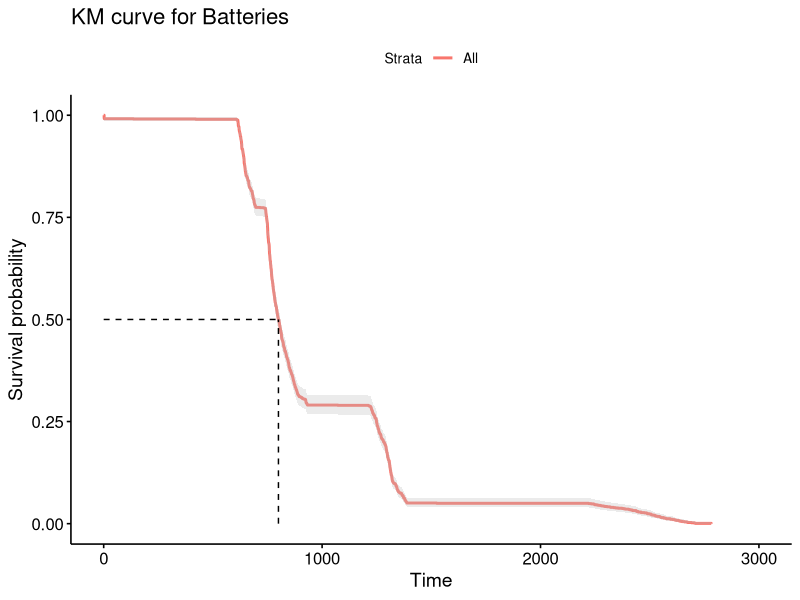
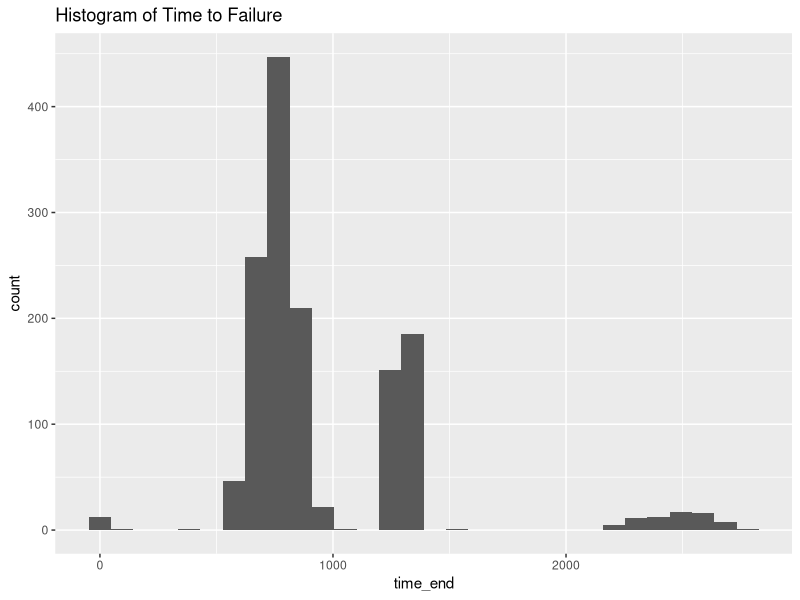
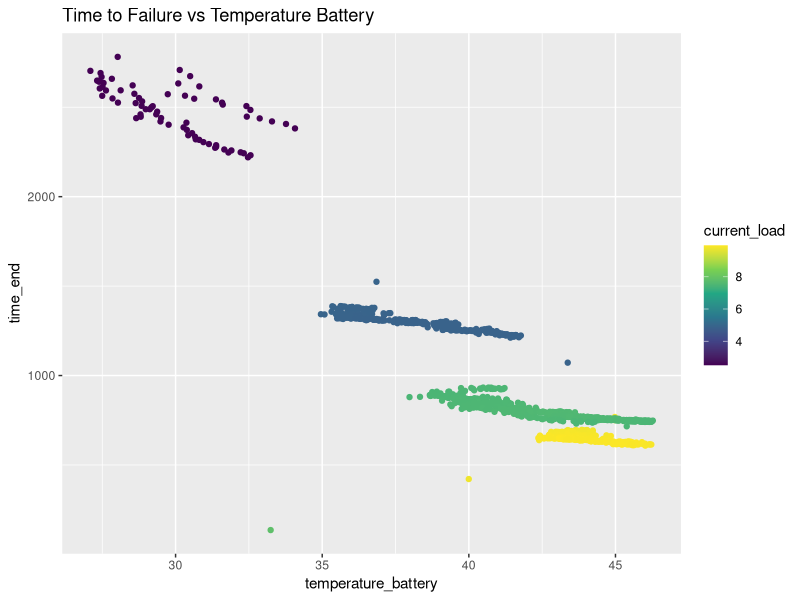
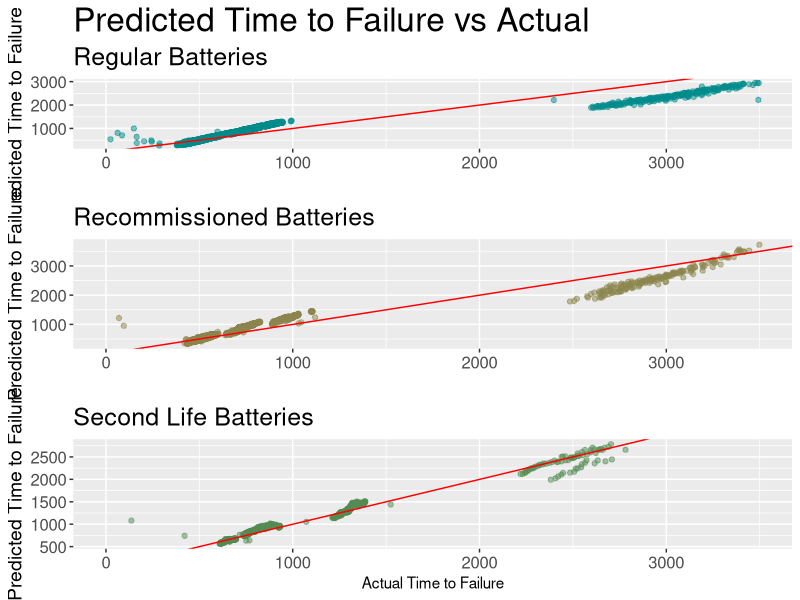

Recreate these plots in R, in order.
## ---- chunk 1
library(fitdistrplus)
library(survminer)
library(tidyverse)
library(ggplot2)
library(survival)
library(skimr)
library(grid)
library(gridExtra)
## ---- chunk 2
ROOT = 'C://Users//corma//Documents//GitHub//18650-Accelerated-Battery-Life-Testing//'
# read in regular.csv
data = read_csv('second.csv')
## ---- chunk 3
colnames(data)
regular = read_csv('regular.csv')
recom = read_csv('recommissioned.csv')
second = read_csv('second.csv')
## ---- chunk 4
# since every row is a failure event, we can just use the time_end column
fit = survfit(Surv(time_end) ~ 1, data = data)
ggsurvplot(fit, data = data, pval = TRUE, surv.median.line = "hv", conf.int = TRUE) + ggtitle("KM curve for Batteries")
## ---- chunk 5
# histogram of time_end
ggplot(data, aes(x = time_end)) +
  geom_histogram(bins = 30) +
  ggtitle("Histogram of Time to Failure")
## ---- chunk 6
# filter out temps < 0
data = data %>% filter(temperature_battery > 0)
# drop times at 0
data = data %>% filter(time_end > 10)
# turn temperature into the Arrhenius model and voltage into log voltage

data = data %>%
  mutate(arr_temp = 11605/(temperature_battery + 273.15),
         log_volt = log10(voltage_charger))

# graph time x temperature_battery

# color by magma
ggplot(data, aes(x =temperature_battery, y = time_end, color= current_load)) +
  geom_point() + # color magma
  scale_color_viridis_c() +
  ggtitle("Time to Failure vs Temperature Battery")
## ---- chunk 7
# add a col for failure (they all failed)
data$failure = 1
# drop instances where time_end is NA or 0
data = data %>% filter(!is.na(time_end) & time_end != 0)
## ---- chunk 8
# create a weibull model for the time to failure using Current Load, Voltage Charger, and Temperature Battery
weibull_fit = survreg(Surv(time_end, failure) ~ current_load +
  log_volt +
  arr_temp
                      , data = data, dist = "weibull")
summary(weibull_fit)
## ---- chunk 9
# a function that takes a model and returns the mse, aic, and r^2
model_metrics = function(model, data) {
  pred = predict(model, type = "response")
  mse = mean((pred - data$time_end)^2)
  aic = AIC(model)
  r2 = 1 - mse / var(data$time_end)
  print("MSE:")
  print(mse)
  print("AIC:")
  print(aic)
  print("R^2:")
  print(r2)
  return(c(mse, aic, r2))
}
model_metrics(weibull_fit, data)
## ---- chunk 10
# graph the predicted vs actual time to failure
pred = predict(weibull_fit, type = "response")
secondplot = ggplot(data, aes(x = time_end, y = pred)) +
  geom_point(color='palegreen4',alpha=.5) +
  geom_abline(intercept = 0, slope = 1, color = "red") +
  ylab("Predicted Time to Failure") + 
  theme(axis.title.y = element_text(size=14), plot.subtitle = element_text(size = 18),axis.text = element_text(size=12)) +
  xlab('Actual Time to Failure')+
  labs(subtitle='Second Life Batteries') +
  xlim(0,3500)
## ---- chunk 11
reg = read_csv('regular.csv')

# filter out temps < 0
reg = reg %>% filter(temperature_battery > 0)
# drop times at 0
reg = reg %>% filter(time_end > 10)
# graph time x temperature_battery

reg$failure = 1
# drop instances where time_end is NA or 0
reg = reg %>% filter(!is.na(time_end) & time_end != 0)

reg = reg %>%
  mutate(arr_temp = 11605/(temperature_battery + 273.15),
         log_volt = log10(voltage_charger))

# create a weibull model for the time to failure using Current Load, Voltage Charger, and Temperature Battery
weibull_fitreg = survreg(Surv(time_end, failure) ~ current_load +
  log_volt +
  arr_temp
                      , data = reg, dist = "weibull")
summary(weibull_fitreg)
## ---- chunk 12
model_metrics = function(model, reg) {
  pred = predict(model, type = "response")
  mse = mean((pred - data$time_end)^2)
  aic = AIC(model)
  r2 = 1 - mse / var(data$time_end)
  print("MSE:")
  print(mse)
  print("AIC:")
  print(aic)
  print("R^2:")
  print(r2)
  return(c(mse, aic, r2))
}
model_metrics(weibull_fitreg, reg)
## ---- chunk 13
predreg = predict(weibull_fitreg, type = "response")
regplot = ggplot(reg, aes(x = time_end, y = predreg)) +
  geom_point(color='cyan4',alpha=.5) +
  geom_abline(intercept = 0, slope = 1, color = "red") +
  ylab("Predicted Time to Failure") + 
  xlab(' ') +
  theme(axis.title.y = element_text(size=14),plot.subtitle = element_text(size = 18),plot.title = element_text(size = 24),axis.text = element_text(size=12)) +
  labs(subtitle='Regular Batteries')+
  ggtitle('Predicted Time to Failure vs Actual') +
  xlim(0,3500)
## ---- chunk 14
recom = read_csv('recommissioned.csv')

# filter out temps < 0
recom = recom %>% filter(temperature_battery > 0)
# drop times at 0
recom = recom %>% filter(time_end > 10)
# graph time x temperature_battery

recom$failure = 1
# drop instances where time_end is NA or 0
recom = recom %>% filter(!is.na(time_end) & time_end != 0)

# create a weibull model for the time to failure using Current Load, Voltage Charger, and Temperature Battery
weibull_fitrecom = survreg(Surv(time_end, failure) ~ current_load +
  voltage_charger +
  temperature_battery
                      , data = recom, dist = "weibull")
summary(weibull_fitrecom)
## ---- chunk 15

predrecom = predict(weibull_fitrecom, type = "response")
recomplot = ggplot(recom, aes(x = time_end, y = predrecom)) +
  geom_point(color='khaki4',alpha=.5) +
  geom_abline(intercept = 0, slope = 1, color = "red") +
  ylab("Predicted Time to Failure") +
  theme(axis.title.y = element_text(size=14), plot.subtitle = element_text(size = 18),axis.text = element_text(size=12)) +
  xlab(' ')+
  labs(subtitle='Recommissioned Batteries')+
  xlim(0,3500)
## ---- chunk 16
weibullreg = grid.arrange(regplot,recomplot,secondplot,ncol=1)
ggsave('weibullregression.png',weibullreg, width=10,height=16)
